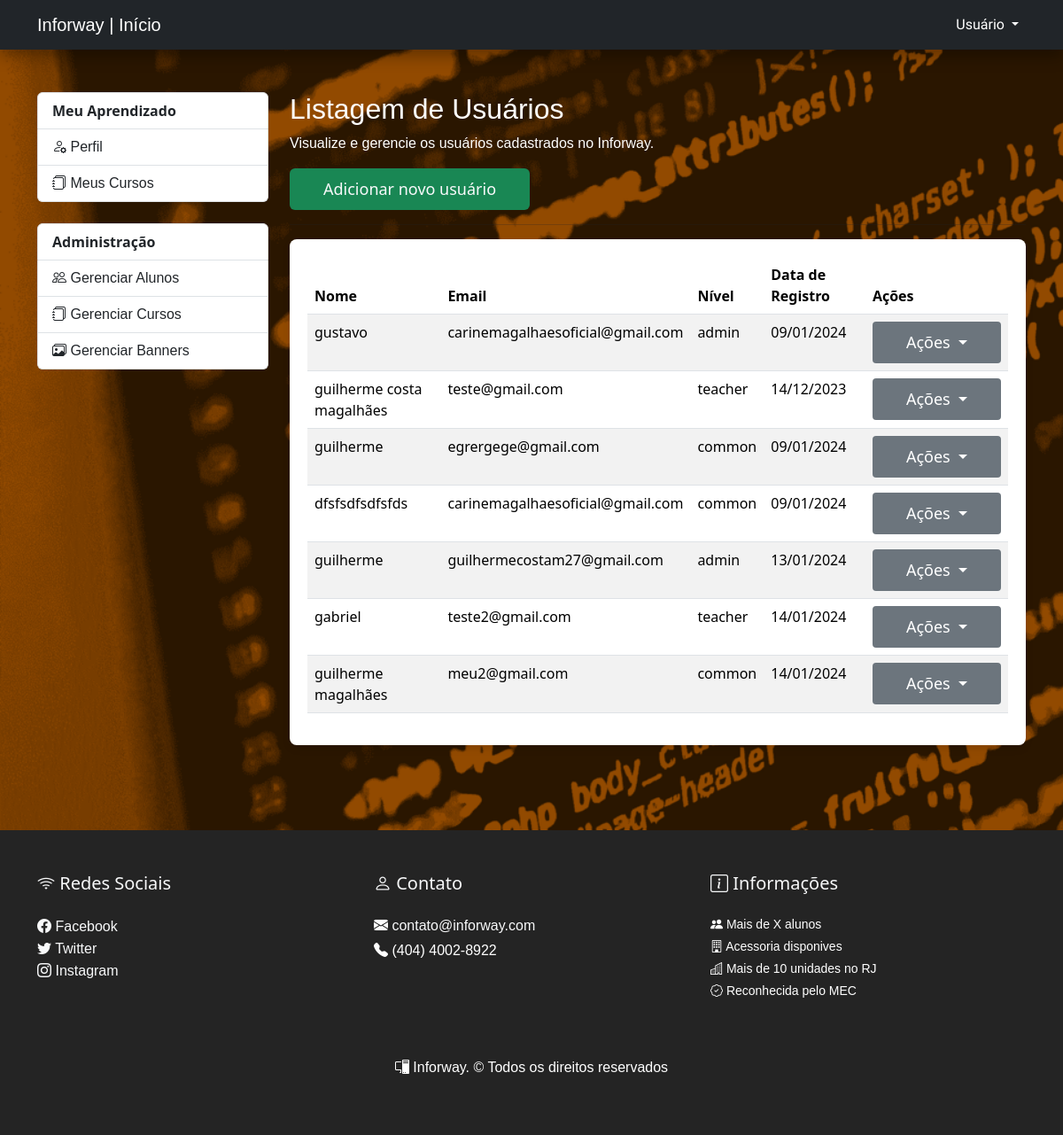
Page /admin/student.php (signed in) on the committed database.
### tables this page shows
CREATE TABLE `users` (
  `user_id` int(11) NOT NULL,
  `user_name` varchar(255) NOT NULL,
  `email` varchar(255) NOT NULL,
  `password` varchar(255) NOT NULL,
  `about` text NOT NULL DEFAULT 'olá, eu estou usando o inforway',
  `image_profile` varchar(255) DEFAULT 'src\\image_profile\\240_F_64672736_U5kpdGs9keUll8CRQ3p3YaEv2M6qkVY5.jpg',
  `user_level` enum('common','admin','teacher') NOT NULL,
  `cpf` varchar(255) NOT NULL,
  `Date_of_birth` date NOT NULL DEFAULT current_timestamp(),
  `create_date` timestamp NOT NULL DEFAULT current_timestamp()
);

### admin/student.php (the view, shortened to what this page needs)
<?php
$pageInfo = array(
    'title' => 'Listagem de Usuários',
    'description' => 'Visualize e gerencie os usuários cadastrados no Inforway.',
    'pageName' => 'users',
);
include_once('../components/admin/header.php');
$connection = connectDatabase();
$query = "SELECT user_id, user_name, email, about, image_profile, user_level, create_date FROM users;";
$result = mysqli_query($connection, $query);
$users = array();
if (mysqli_num_rows($result) > 0) {
    $users = mysqli_fetch_all($result, MYSQLI_ASSOC);
}
?>
<main class="container py-5">
    <div class="row">
        <div class="col-md-3">
            <?php
            include_once('../components/admin/menu_sidebar.php');
            ?>
        </div>
        <section class="col-md-9">
            <h2><?= $pageInfo['title'] ?></h2>
            <p><?= $pageInfo['description'] ?></p>
            <a href="create_student.php" class="btn btn-success my-2 my-sm-0 text-light">
                Adicionar novo usuário
            </a>
            <hr>
            <div class="card-alunos">
                <div class="card-body">
                    <table class="table table-hover table-striped">
                        <thead>
                            <tr>
                                <th>Nome</th>
                                <th>Email</th>
                                <th>Nível</th>
                                <th>Data de Registro</th>
                                <th>Ações</th>
                            </tr>
                        </thead>
                        <tbody>
                            <?php foreach ($users as $user) { ?>
                                <tr>
                                    <td>
                                        <?php echo $user['user_name']; ?>
                                    </td>
                                    <td>
                                        <?php echo $user['email']; ?>
                                    </td>
                                    <td>
                                        <?php echo $user['user_level']; ?>
                                    </td>
                                    <td>
                                        <?php echo date('d/m/Y', strtotime($user['create_date'])); ?>
                                    </td>
                                    <td>
                                        <div class="dropdown">
                                            <button class="btn btn-sm btn-secondary dropdown-toggle" type="button" id="dropdownMenuButton" data-bs-toggle="dropdown" aria-expanded="false">
                                                Ações
                                            </button>
                                        </div>
                                    </td>
                                </tr>
                            <?php } ?>
                        </tbody>
                    </table>
                </div>
            </div>
        </section>
    </div>
</main>
<?php
include_once('../components/admin/footer.php');
?>

### src/inforway.css (style rules this page uses)
.btn { padding: 10px 38px; font-weight: 500; font-size: 18px; border: none; transition: 1s; color: #fff; cursor: pointer; }
.card-regi label, h2, p, a { color: #fff; font-family: 'Trebuchet MS', 'Lucida Sans Unicode', 'Lucida Grande', 'Lucida Sans', Arial, sans-serif; transition: 1s; text-decoration: none; }
body { background-image: url('../src/img/background.png'); background-repeat: no-repeat; background-size: 200%; background-attachment: fixed; }
.card-alunos { box-shadow: 0 4px 8px rgba(0, 0, 0, 0.1); border-radius: 8px; padding: 20px; margin: auto; bottom: 20px; background-color: #ffffff; }
.card-alunos { box-shadow: 0 4px 8px rgba(0, 0, 0, 0.1); border-radius: 8px; padding: 20px; margin: auto; bottom: 20px; background-color: white; }

### rows in the picture
users: user_name "gustavo", email "carinemagalhaesoficial@gmail.com", user_level "admin", create_date "09/01/2024"
users: user_name "guilherme costa magalhães", email "teste@gmail.com", user_level "teacher", create_date "14/12/2023"
users: user_name "guilherme", email "egrergege@gmail.com", user_level "common", create_date "09/01/2024"
users: user_name "dfsfsdfsdfsfds", email "carinemagalhaesoficial@gmail.com", user_level "common", create_date "09/01/2024"
users: user_name "guilherme", email "guilhermecostam27@gmail.com", user_level "admin", create_date "13/01/2024"
users: user_name "gabriel", email "teste2@gmail.com", user_level "teacher", create_date "14/01/2024"
users: user_name "guilherme magalhães", email "meu2@gmail.com", user_level "common", create_date "14/01/2024"

### other values in the picture
$_SESSION['user_name'] "Usuário"
$pageInfo['title'] "Listagem de Usuários"
$pageInfo['description'] "Visualize e gerencie os usuários cadastrados no Inforway."
